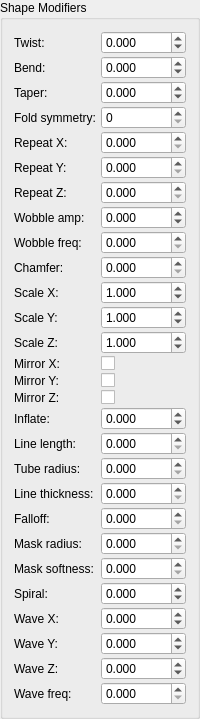
                  <widget class="QGroupBox" name="groupBox_fake_lights_shape_modifiers">
                   <property name="title">
                    <string>Shape Modifiers</string>
                   </property>
                   <layout class="QGridLayout" name="gridLayout_shape_modifiers">
                    <property name="spacing">
                     <number>2</number>
                    </property>
                    <item row="0" column="0">
                     <widget class="QLabel" name="label_shape_twist">
                      <property name="text">
                       <string>Twist:</string>
                      </property>
                     </widget>
                    </item>
                    <item row="0" column="1">
                     <widget class="MyDoubleSpinBox" name="spinbox_fake_lights_shape_twist">
                      <property name="decimals">
                       <number>3</number>
                      </property>
                      <property name="minimum">
                       <double>-1000.000000000000000</double>
                      </property>
                      <property name="maximum">
                       <double>1000.000000000000000</double>
                      </property>
                      <property name="singleStep">
                       <double>0.010000000000000</double>
                      </property>
                     </widget>
                    </item>
                    <item row="1" column="0">
                     <widget class="QLabel" name="label_shape_bend">
                      <property name="text">
                       <string>Bend:</string>
                      </property>
                     </widget>
                    </item>
                    <item row="1" column="1">
                     <widget class="MyDoubleSpinBox" name="spinbox_fake_lights_shape_bend">
                      <property name="decimals">
                       <number>3</number>
                      </property>
                      <property name="minimum">
                       <double>-1000.000000000000000</double>
                      </property>
                      <property name="maximum">
                       <double>1000.000000000000000</double>
                      </property>
                      <property name="singleStep">
                       <double>0.010000000000000</double>
                      </property>
                     </widget>
                    </item>
                    <item row="2" column="0">
                     <widget class="QLabel" name="label_shape_taper">
                      <property name="text">
                       <string>Taper:</string>
                      </property>
                     </widget>
                    </item>
                    <item row="2" column="1">
                     <widget class="MyDoubleSpinBox" name="spinbox_fake_lights_shape_taper">
                      <property name="decimals">
                       <number>3</number>
                      </property>
                      <property name="minimum">
                       <double>-1000.000000000000000</double>
                      </property>
                      <property name="maximum">
                       <double>1000.000000000000000</double>
                      </property>
                      <property name="singleStep">
                       <double>0.010000000000000</double>
                      </property>
                     </widget>
                    </item>
                    <item row="3" column="0">
                     <widget class="QLabel" name="label_shape_fold_symmetry">
                      <property name="text">
                       <string>Fold symmetry:</string>
                      </property>
                     </widget>
                    </item>
                    <item row="3" column="1">
                     <widget class="MySpinBox" name="spinboxInt_fake_lights_shape_fold_symmetry">
                      <property name="minimum">
                       <number>0</number>
                      </property>
                      <property name="maximum">
                       <number>16</number>
                      </property>
                     </widget>
                    </item>
                    <item row="4" column="0">
                     <widget class="QLabel" name="label_shape_repeat_x">
                      <property name="text">
                       <string>Repeat X:</string>
                      </property>
                     </widget>
                    </item>
                    <item row="4" column="1">
                     <widget class="MyDoubleSpinBox" name="spinbox_fake_lights_shape_repeat_x">
                      <property name="decimals">
                       <number>3</number>
                      </property>
                      <property name="minimum">
                       <double>0.000000000000000</double>
                      </property>
                      <property name="maximum">
                       <double>1000.000000000000000</double>
                      </property>
                      <property name="singleStep">
                       <double>0.010000000000000</double>
                      </property>
                     </widget>
                    </item>
                    <item row="5" column="0">
                     <widget class="QLabel" name="label_shape_repeat_y">
                      <property name="text">
                       <string>Repeat Y:</string>
                      </property>
                     </widget>
                    </item>
                    <item row="5" column="1">
                     <widget class="MyDoubleSpinBox" name="spinbox_fake_lights_shape_repeat_y">
                      <property name="decimals">
                       <number>3</number>
                      </property>
                      <property name="minimum">
                       <double>0.000000000000000</double>
                      </property>
                      <property name="maximum">
                       <double>1000.000000000000000</double>
                      </property>
                      <property name="singleStep">
                       <double>0.010000000000000</double>
                      </property>
                     </widget>
                    </item>
                    <item row="6" column="0">
                     <widget class="QLabel" name="label_shape_repeat_z">
                      <property name="text">
                       <string>Repeat Z:</string>
                      </property>
                     </widget>
                    </item>
                    <item row="6" column="1">
                     <widget class="MyDoubleSpinBox" name="spinbox_fake_lights_shape_repeat_z">
                      <property name="decimals">
                       <number>3</number>
                      </property>
                      <property name="minimum">
                       <double>0.000000000000000</double>
                      </property>
                      <property name="maximum">
                       <double>1000.000000000000000</double>
                      </property>
                      <property name="singleStep">
                       <double>0.010000000000000</double>
                      </property>
                     </widget>
                    </item>
                    <item row="7" column="0">
                     <widget class="QLabel" name="label_shape_wobble_amp">
                      <property name="text">
                       <string>Wobble amp:</string>
                      </property>
                     </widget>
                    </item>
                    <item row="7" column="1">
                     <widget class="MyDoubleSpinBox" name="spinbox_fake_lights_shape_wobble_amplitude">
                      <property name="decimals">
                       <number>3</number>
                      </property>
                      <property name="minimum">
                       <double>-1000.000000000000000</double>
                      </property>
                      <property name="maximum">
                       <double>1000.000000000000000</double>
                      </property>
                      <property name="singleStep">
                       <double>0.010000000000000</double>
                      </property>
                     </widget>
                    </item>
                    <item row="8" column="0">
                     <widget class="QLabel" name="label_shape_wobble_freq">
                      <property name="text">
                       <string>Wobble freq:</string>
                      </property>
                     </widget>
                    </item>
                    <item row="8" column="1">
                     <widget class="MyDoubleSpinBox" name="spinbox_fake_lights_shape_wobble_frequency">
                      <property name="decimals">
                       <number>3</number>
                      </property>
                      <property name="minimum">
                       <double>0.000000000000000</double>
                      </property>
                      <property name="maximum">
                       <double>1000.000000000000000</double>
                      </property>
                      <property name="singleStep">
                       <double>0.010000000000000</double>
                      </property>
                     </widget>
                    </item>
                    <item row="9" column="0">
                     <widget class="QLabel" name="label_shape_chamfer">
                      <property name="text">
                       <string>Chamfer:</string>
                      </property>
                     </widget>
                    </item>
                    <item row="9" column="1">
                     <widget class="MyDoubleSpinBox" name="spinbox_fake_lights_shape_chamfer">
                      <property name="decimals">
                       <number>3</number>
                      </property>
                      <property name="minimum">
                       <double>0.000000000000000</double>
                      </property>
                      <property name="maximum">
                       <double>1000.000000000000000</double>
                      </property>
                      <property name="singleStep">
                       <double>0.010000000000000</double>
                      </property>
                     </widget>
                    </item>
                    <item row="10" column="0">
                     <widget class="QLabel" name="label_shape_scale_x">
                      <property name="text">
                       <string>Scale X:</string>
                      </property>
                     </widget>
                    </item>
                    <item row="10" column="1">
                     <widget class="MyDoubleSpinBox" name="spinbox_fake_lights_shape_scale_x">
                      <property name="decimals">
                       <number>3</number>
                      </property>
                      <property name="minimum">
                       <double>-1000.000000000000000</double>
                      </property>
                      <property name="maximum">
                       <double>1000.000000000000000</double>
                      </property>
                      <property name="singleStep">
                       <double>0.010000000000000</double>
                      </property>
                      <property name="value">
                       <double>1.000000000000000</double>
                      </property>
                     </widget>
                    </item>
                    <item row="11" column="0">
                     <widget class="QLabel" name="label_shape_scale_y">
                      <property name="text">
                       <string>Scale Y:</string>
                      </property>
                     </widget>
                    </item>
                    <item row="11" column="1">
                     <widget class="MyDoubleSpinBox" name="spinbox_fake_lights_shape_scale_y">
                      <property name="decimals">
                       <number>3</number>
                      </property>
                      <property name="minimum">
                       <double>-1000.000000000000000</double>
                      </property>
                      <property name="maximum">
                       <double>1000.000000000000000</double>
                      </property>
                      <property name="singleStep">
                       <double>0.010000000000000</double>
                      </property>
                      <property name="value">
                       <double>1.000000000000000</double>
                      </property>
                     </widget>
                    </item>
                    <item row="12" column="0">
                     <widget class="QLabel" name="label_shape_scale_z">
                      <property name="text">
                       <string>Scale Z:</string>
                      </property>
                     </widget>
                    </item>
                    <item row="12" column="1">
                     <widget class="MyDoubleSpinBox" name="spinbox_fake_lights_shape_scale_z">
                      <property name="decimals">
                       <number>3</number>
                      </property>
                      <property name="minimum">
                       <double>-1000.000000000000000</double>
                      </property>
                      <property name="maximum">
                       <double>1000.000000000000000</double>
                      </property>
                      <property name="singleStep">
                       <double>0.010000000000000</double>
                      </property>
                      <property name="value">
                       <double>1.000000000000000</double>
                      </property>
                     </widget>
                    </item>
                    <item row="13" column="0">
                     <widget class="QLabel" name="label_shape_mirror_x">
                      <property name="text">
                       <string>Mirror X:</string>
                      </property>
                     </widget>
                    </item>
                    <item row="13" column="1">
                     <widget class="MyCheckBox" name="checkBox_fake_lights_shape_mirror_x">
                      <property name="text">
                       <string></string>
                      </property>
                     </widget>
                    </item>
                    <item row="14" column="0">
                     <widget class="QLabel" name="label_shape_mirror_y">
                      <property name="text">
                       <string>Mirror Y:</string>
                      </property>
                     </widget>
                    </item>
                    <item row="14" column="1">
                     <widget class="MyCheckBox" name="checkBox_fake_lights_shape_mirror_y">
                      <property name="text">
                       <string></string>
                      </property>
                     </widget>
                    </item>
                    <item row="15" column="0">
                     <widget class="QLabel" name="label_shape_mirror_z">
                      <property name="text">
                       <string>Mirror Z:</string>
                      </property>
                     </widget>
                    </item>
                    <item row="15" column="1">
                     <widget class="MyCheckBox" name="checkBox_fake_lights_shape_mirror_z">
                      <property name="text">
                       <string></string>
                      </property>
                     </widget>
                    </item>
                    <item row="16" column="0">
                     <widget class="QLabel" name="label_shape_inflate">
                      <property name="text">
                       <string>Inflate:</string>
                      </property>
                     </widget>
                    </item>
                    <item row="16" column="1">
                     <widget class="MyDoubleSpinBox" name="spinbox_fake_lights_shape_inflate">
                      <property name="decimals">
                       <number>3</number>
                      </property>
                      <property name="minimum">
                       <double>-1000.000000000000000</double>
                      </property>
                      <property name="maximum">
                       <double>1000.000000000000000</double>
                      </property>
                      <property name="singleStep">
                       <double>0.010000000000000</double>
                      </property>
                     </widget>
                    </item>
                    <item row="17" column="0">
                     <widget class="QLabel" name="label_shape_line_length">
                      <property name="text">
                       <string>Line length:</string>
                      </property>
                     </widget>
                    </item>
                    <item row="17" column="1">
                     <widget class="MyDoubleSpinBox" name="spinbox_fake_lights_shape_line_length">
                      <property name="decimals">
                       <number>3</number>
                      </property>
                      <property name="minimum">
                       <double>0.000000000000000</double>
                      </property>
                      <property name="maximum">
                       <double>1000.000000000000000</double>
                      </property>
                      <property name="singleStep">
                       <double>0.010000000000000</double>
                      </property>
                     </widget>
                    </item>
                    <item row="18" column="0">
                     <widget class="QLabel" name="label_shape_tube_radius">
                      <property name="text">
                       <string>Tube radius:</string>
                      </property>
                     </widget>
                    </item>
                    <item row="18" column="1">
                     <widget class="MyDoubleSpinBox" name="spinbox_fake_lights_shape_tube_radius">
                      <property name="decimals">
                       <number>3</number>
                      </property>
                      <property name="minimum">
                       <double>0.000000000000000</double>
                      </property>
                      <property name="maximum">
                       <double>1000.000000000000000</double>
                      </property>
                      <property name="singleStep">
                       <double>0.010000000000000</double>
                      </property>
                     </widget>
                    </item>
                    <item row="19" column="0">
                     <widget class="QLabel" name="label_shape_line_thickness">
                      <property name="text">
                       <string>Line thickness:</string>
                      </property>
                     </widget>
                    </item>
                    <item row="19" column="1">
                     <widget class="MyDoubleSpinBox" name="spinbox_fake_lights_shape_line_thickness">
                      <property name="decimals">
                       <number>3</number>
                      </property>
                      <property name="minimum">
                       <double>0.000000000000000</double>
                      </property>
                      <property name="maximum">
                       <double>1000.000000000000000</double>
                      </property>
                      <property name="singleStep">
                       <double>0.010000000000000</double>
                      </property>
                     </widget>
                    </item>
                    <item row="20" column="0">
                     <widget class="QLabel" name="label_shape_falloff">
                      <property name="text">
                       <string>Falloff:</string>
                      </property>
                     </widget>
                    </item>
                    <item row="20" column="1">
                     <widget class="MyDoubleSpinBox" name="spinbox_fake_lights_shape_falloff">
                      <property name="decimals">
                       <number>3</number>
                      </property>
                      <property name="minimum">
                       <double>0.000000000000000</double>
                      </property>
                      <property name="maximum">
                       <double>1000.000000000000000</double>
                      </property>
                      <property name="singleStep">
                       <double>0.010000000000000</double>
                      </property>
                     </widget>
                    </item>
                    <item row="21" column="0">
                     <widget class="QLabel" name="label_shape_mask_radius">
                      <property name="text">
                       <string>Mask radius:</string>
                      </property>
                     </widget>
                    </item>
                    <item row="21" column="1">
                     <widget class="MyDoubleSpinBox" name="spinbox_fake_lights_shape_mask_radius">
                      <property name="decimals">
                       <number>3</number>
                      </property>
                      <property name="minimum">
                       <double>0.000000000000000</double>
                      </property>
                      <property name="maximum">
                       <double>1000.000000000000000</double>
                      </property>
                      <property name="singleStep">
                       <double>0.010000000000000</double>
                      </property>
                     </widget>
                    </item>
                    <item row="22" column="0">
                     <widget class="QLabel" name="label_shape_mask_softness">
                      <property name="text">
                       <string>Mask softness:</string>
                      </property>
                     </widget>
                    </item>
                    <item row="22" column="1">
                     <widget class="MyDoubleSpinBox" name="spinbox_fake_lights_shape_mask_softness">
                      <property name="decimals">
                       <number>3</number>
                      </property>
                      <property name="minimum">
                       <double>0.000000000000000</double>
                      </property>
                      <property name="maximum">
                       <double>1000.000000000000000</double>
                      </property>
                      <property name="singleStep">
                       <double>0.010000000000000</double>
                      </property>
                     </widget>
                    </item>
                    <item row="24" column="0">
                     <widget class="QLabel" name="label_shape_spiral">
                      <property name="text">
                       <string>Spiral:</string>
                      </property>
                     </widget>
                    </item>
                    <item row="24" column="1">
                     <widget class="MyDoubleSpinBox" name="spinbox_fake_lights_shape_spiral">
                      <property name="decimals">
                       <number>3</number>
                      </property>
                      <property name="minimum">
                       <double>-1000.000000000000000</double>
                      </property>
                      <property name="maximum">
                       <double>1000.000000000000000</double>
                      </property>
                      <property name="singleStep">
                       <double>0.010000000000000</double>
                      </property>
                     </widget>
                    </item>
                    <item row="25" column="0">
                     <widget class="QLabel" name="label_shape_wave_x">
                      <property name="text">
                       <string>Wave X:</string>
                      </property>
                     </widget>
                    </item>
                    <item row="25" column="1">
                     <widget class="MyDoubleSpinBox" name="spinbox_fake_lights_shape_wave_x">
                      <property name="decimals">
                       <number>3</number>
                      </property>
                      <property name="minimum">
                       <double>-1000.000000000000000</double>
                      </property>
                      <property name="maximum">
                       <double>1000.000000000000000</double>
                      </property>
                      <property name="singleStep">
                       <double>0.010000000000000</double>
                      </property>
                     </widget>
                    </item>
                    <item row="26" column="0">
                     <widget class="QLabel" name="label_shape_wave_y">
                      <property name="text">
                       <string>Wave Y:</string>
                      </property>
                     </widget>
                    </item>
                    <item row="26" column="1">
                     <widget class="MyDoubleSpinBox" name="spinbox_fake_lights_shape_wave_y">
                      <property name="decimals">
                       <number>3</number>
                      </property>
                      <property name="minimum">
                       <double>-1000.000000000000000</double>
                      </property>
                      <property name="maximum">
                       <double>1000.000000000000000</double>
                      </property>
                      <property name="singleStep">
                       <double>0.010000000000000</double>
                      </property>
                     </widget>
                    </item>
                    <item row="27" column="0">
                     <widget class="QLabel" name="label_shape_wave_z">
                      <property name="text">
                       <string>Wave Z:</string>
                      </property>
                     </widget>
                    </item>
                    <item row="27" column="1">
                     <widget class="MyDoubleSpinBox" name="spinbox_fake_lights_shape_wave_z">
                      <property name="decimals">
                       <number>3</number>
                      </property>
                      <property name="minimum">
                       <double>-1000.000000000000000</double>
                      </property>
                      <property name="maximum">
                       <double>1000.000000000000000</double>
                      </property>
                      <property name="singleStep">
                       <double>0.010000000000000</double>
                      </property>
                     </widget>
                    </item>
                    <item row="28" column="0">
                     <widget class="QLabel" name="label_shape_wave_frequency">
                      <property name="text">
                       <string>Wave freq:</string>
                      </property>
                     </widget>
                    </item>
                    <item row="28" column="1">
                     <widget class="MyDoubleSpinBox" name="spinbox_fake_lights_shape_wave_frequency">
                      <property name="decimals">
                       <number>3</number>
                      </property>
                      <property name="minimum">
                       <double>0.000000000000000</double>
                      </property>
                      <property name="maximum">
                       <double>1000.000000000000000</double>
                      </property>
                      <property name="singleStep">
                       <double>0.010000000000000</double>
                      </property>
                     </widget>
                    </item>
                   </layout>
                  </widget>
